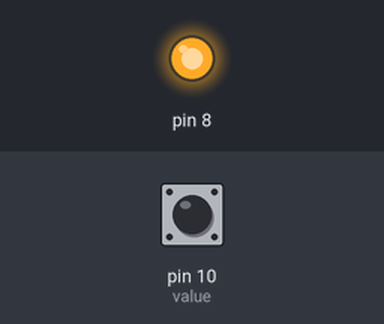
Bench run of a program on a simulated Raspberry Pi (header pin numbers). Parts: output pins drawn as LEDs (lit = HIGH). Dashed ring = blinking. Inputs (shaded band) come from the test bench; at power-on: pin 10 (value) HIGH.

Above: at 1.2 s.
1.3 s: pin 10 (value) pulled LOW for 1 s
At 1.45 s:
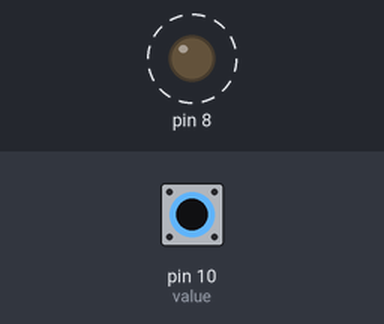
4.3 s: pin 10 (value) pulled LOW for 3.2 s
At 8.8 s:
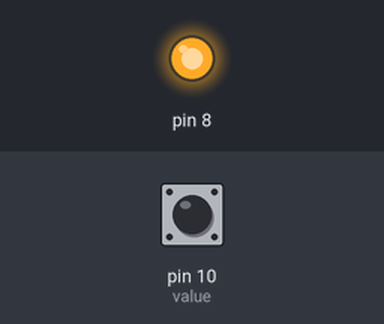
Timing chart, 0 to 10.3 s (numbered marks = the images above; inputs shaded):
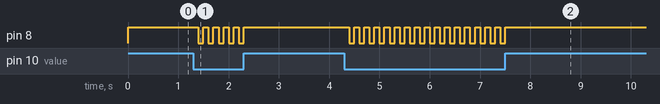

The program:

led.py
```python
import RPi.GPIO as GPIO
import time
#GPIO.cleanup()
GPIO.setmode(GPIO.BOARD)

GPIO.setup(8,GPIO.OUT)
GPIO.setup(10,GPIO.IN, pull_up_down = GPIO.PUD_UP)

while True:
    GPIO.output(8,True)
    value = GPIO.input(10)

    if value == False:
        time.sleep(0.1)
        GPIO.output(8,False)
        time.sleep(0.1)
```

Measured:
- after the input at 1.3 s, pin 8: alternates HIGH for 0.10 s and LOW for 0.10 s, 10 changes in all, then stays HIGH, starting after 0.10 s
- after the input at 4.3 s, pin 8: alternates HIGH for 0.10 s and LOW for 0.10 s, 32 changes in all, then stays HIGH, starting after 0.10 s
